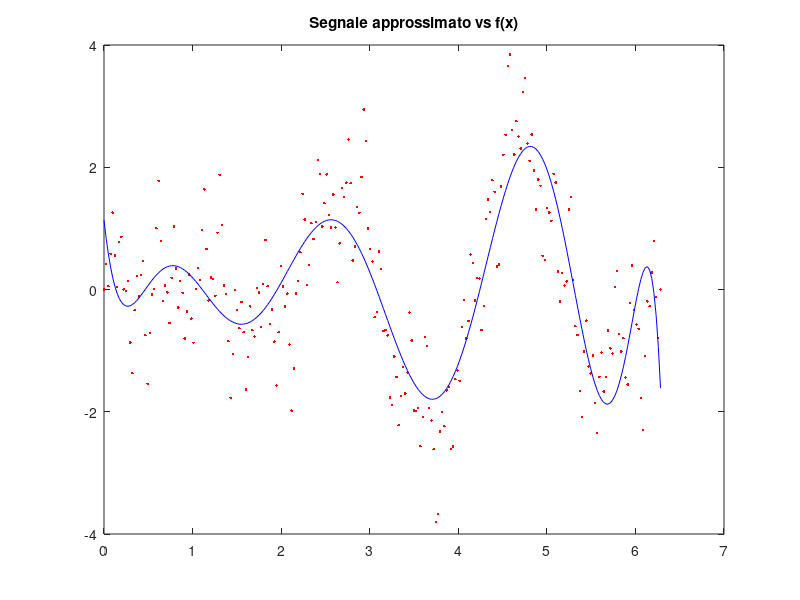
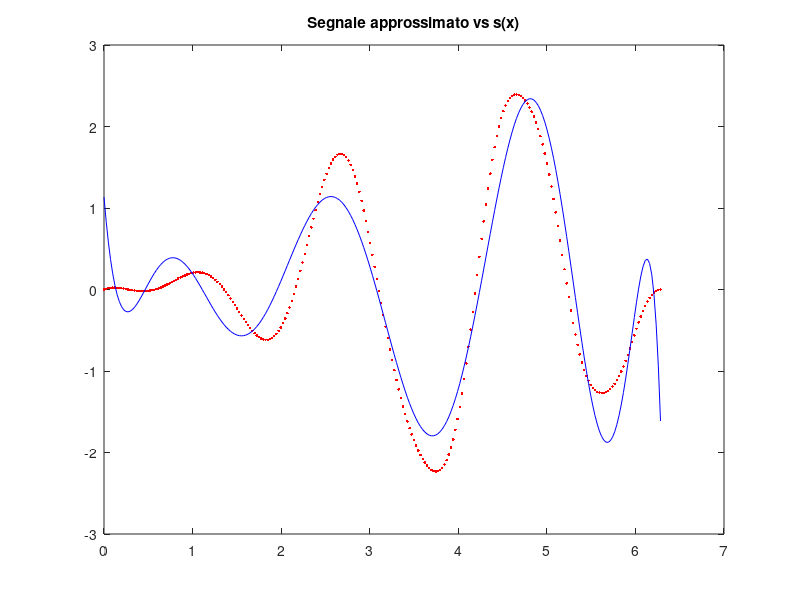
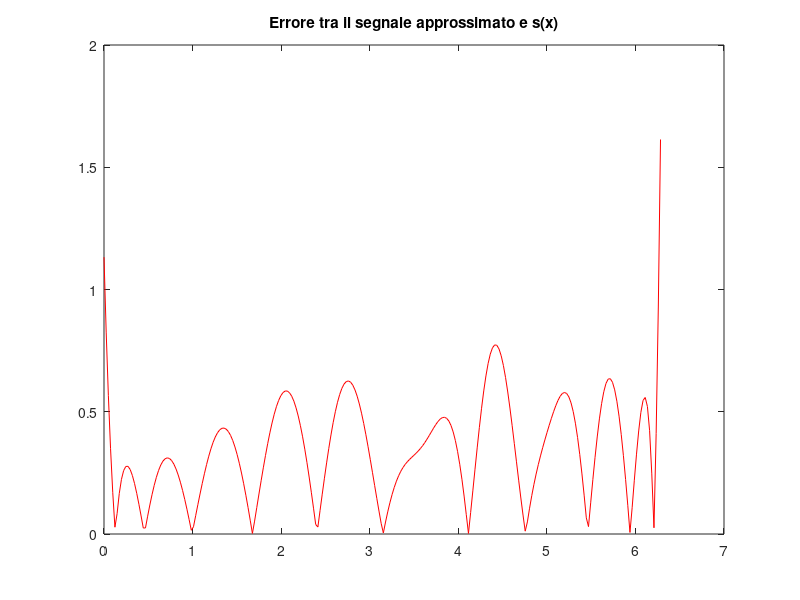

Write the MATLAB code that produced these figures, in order. (Note: this script raises an error after producing the figures.)
% Creazione di una griglia con 256 punti tra 0 e 2*pi
x = linspace(0, 2*pi, 256)';

% Definizione del segnale s(x) e della funzione rumore r(x)
s = ((x-1.2).*sin(3.*x)+1./(x+1).*sin(1+x.^2)).*sin(x/2);
r = 0.1*sin(7*x)+2*sin(23*x).*cos(31*x).*sin(1-19*x);

% Costruzione del segnale disturbato dal rumore f(x)
f = s + r;

% Gradi dei polinomi da testare
gradi = [1:10];

% Vettore per conservare gli errori
errori = zeros(length(gradi), 1);

% Loop attraverso i gradi dei polinomi
for i = 1:length(gradi)

    % Approssimazione polinomiale del segnale f(x) 
    p = polyfit(x, f, gradi(i));
    
    % Calcola il segnale approssimato
    f_approssimato = polyval(p, x);
    
    % Calcola l'errore tra il segnale originale s(x) e il segnale approssimato
    errori(i) = norm(s - f_approssimato);
    
end

% Trova il grado del polinomio che minimizza l'errore
[min_errore, indice_min] = min(errori);
grado_min = gradi(indice_min);

% Genera il polinomio di migliore approssimazione
p_min = polyfit(x, f, grado_min);
f_approssimato_min = polyval(p_min, x);

% Grafico 1: Segnale approssimato vs f(x)
figure(1);
plot(x, f, 'r.', x, f_approssimato_min, 'b-');
title('Segnale approssimato vs f(x)');

% Grafico 2: Segnale approssimato vs s(x)
figure(2);
plot(x, s, 'r.', x, f_approssimato_min, 'b-');
title('Segnale approssimato vs s(x)');

% Grafico 3: Errore tra il segnale approssimato e s(x)
figure(3);
plot(x, abs(s - f_approssimato_min), 'r-');
title('Errore tra il segnale approssimato e s(x)');

% Tabella degli errori
T = table(gradi', errori, 'VariableNames', {'Grado del Polinomio', 'Norma dell Errore'});
disp(T);

% Stampa il grado del polinomio che minimizza l'errore
fprintf('Il grado del polinomio che minimizza l\''errore è %d con un errore di %f\n', grado_min, min_errore);
